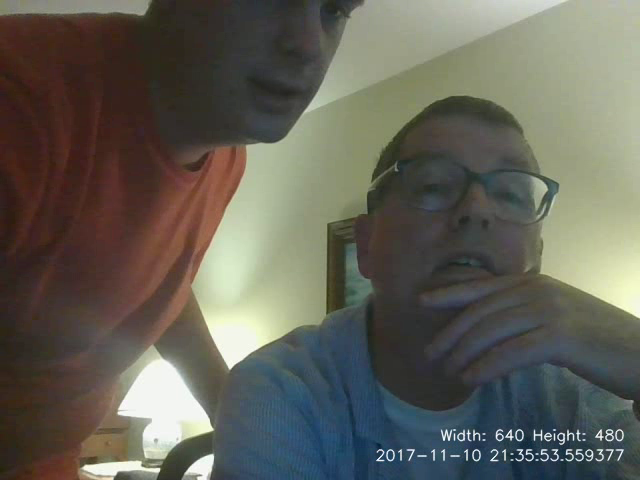
#> input picture frame 38 of 2017-11-10 21.35.49.763289.avi, 640 x 480 px, given in place of the camera
$ python 'Tut16 - SentDexYoutube.py'
#> lines starting #> are read from the running program, lines starting #| are printed output that depends on the picture
import cv2
import numpy as np
from datetime import datetime

def converttostring(c2str): #Returns a String
    string = str(c2str)
    return string

def locationOfFace(x,y,w,h): #Returns the location of a face to the screen
    center_of_width = x+(w/2)
    center_of_height = y + (h/2)
    return center_of_width, center_of_height

face_cascade = cv2.CascadeClassifier('haarcascade_frontalface_default.xml') #Naming the Haar Cascade for the Face
eye_cascade = cv2.CascadeClassifier('haarcascade_eye.xml') #Naming the Haar Cascade for eyes

cap = cv2.VideoCapture(0)  #Captures Video from the Webcam
fourcc = cv2.VideoWriter_fourcc(*'XVID') #Video Codex
current_time = str(datetime.now()) #Gets  the Current Time
current_time = current_time.replace(":", ".") #Replaces the colons with periods
current_time = current_time + ".avi" #adds .avi to the fine name
print("File Name: ", current_time)
out = cv2.VideoWriter(current_time, fourcc, 30.0, (640,480)) #cv2.VideoWriter( filename, videotype,
font = cv2.FONT_HERSHEY_SIMPLEX #Font for CV2

while True:
    ret, img, = cap.read()
#> img is the input picture: shape (480, 640, 3); mean B, G, R 87.8, 97.7, 98.9
    width = int(cap.get(3)) #cap.get(id) gets information from the video its height
    widths = converttostring(width)
    widthstr = "Width: " + widths
    height = int(cap.get(4)) #cap.get(id) gets information from the video in this case its the height
    heights = converttostring(height)
    heightstr = "Height: " + heights
    info = widthstr + " " + heightstr
    gray = cv2.cvtColor(img, cv2.COLOR_BGR2GRAY)
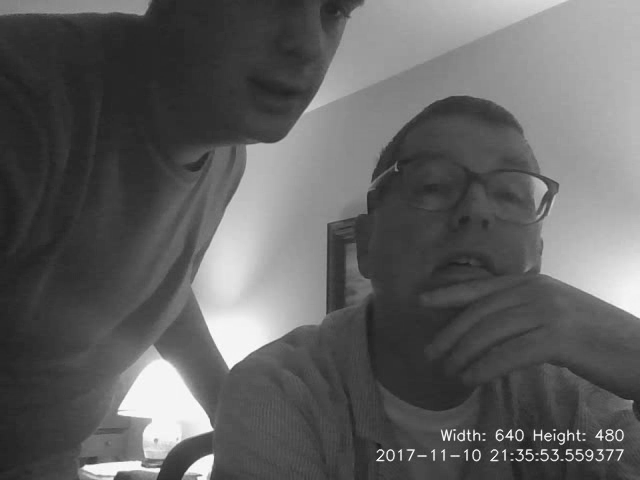
#> gray: shape (480, 640); min 27, max 252, mean 96.9
    faces = face_cascade.detectMultiScale(gray, 1.3, 5) #Detects Faces in the image
#> faces = ()
    for (x,y,w,h) in faces:
        cv2.rectangle(img, (x,y), (x+w, y+h), (255,0,0), 2)
        center_x, center_y = locationOfFace(x,y,w,h)
        c_x = int(center_x)
        c_y = int(center_y)
        location = "X-Coord: " + str(center_x) + " Y-Coord: " + str(center_y)
        cv2.circle(img, (c_x,c_y), 5, (0,0,255),1)
        cv2.putText(img, location, (width - 275, height-40), font, .5, (255,255,255), 1,cv2.LINE_AA)
        roi_gray = gray[y:y+h, x:x+h]
        roi_color = img[y:y+h, x:x+w]
#> this loop made 0 passes
##        eyes = eye_cascade.detectMultiScale(roi_gray)
##        for(ex, ey, ew, eh) in eyes:
##            cv2.rectangle(roi_color, (ex, ey), (ex+ew, ey+eh), (0,255,0), 2)

    time = datetime.now() #Gets the current time
    current_time_on_screen = str(time) #Converts to string
    cv2.putText(img, current_time_on_screen, (width - 265, height-20), font, .5, (255,255,255), 1,cv2.LINE_AA) #Places Time Stamp on the video
    cv2.putText(img, info, (width-200, height-60), font, .5, (255,255,255),1,cv2.LINE_AA) #Places the width and height of the video on the screen
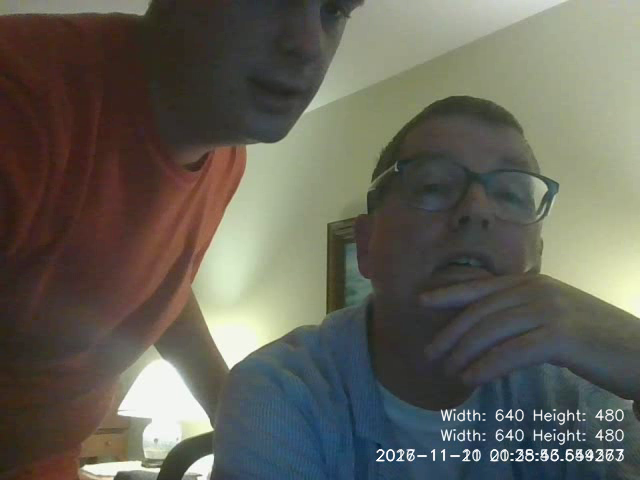
#> img: shape (480, 640, 3); mean B, G, R 88.4, 98.3, 99.6
    out.write(img)
    cv2.imshow('img', img)
    k = cv2.waitKey(30) &0xff
#> (key Esc is pressed here)
    if k == 27:
        break


cap.release()
out.release()
cv2.destroyAllWindows()

$ run again, starting later in the video
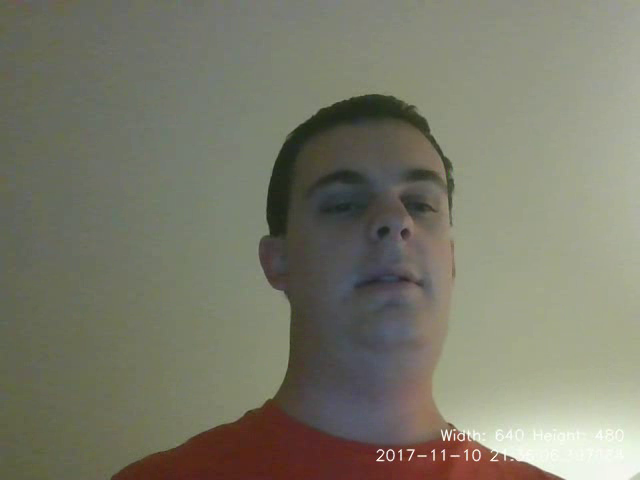
#> input picture frame 173 of 2017-11-10 21.35.49.763289.avi, 640 x 480 px, given in place of the camera
#> img is the input picture: shape (480, 640, 3); mean B, G, R 106.6, 122.1, 122.6
#> `gray = cv2.cvtColor(img, cv2.COLOR_BGR2GRAY)`:
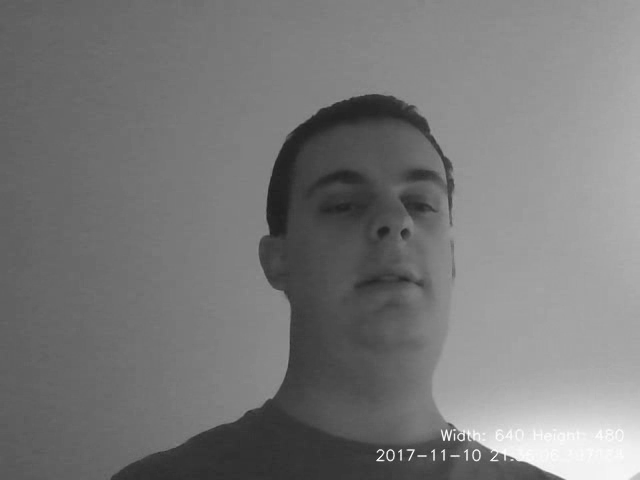
#> gray: shape (480, 640); min 31, max 253, mean 120.4
#> faces = ()
#> `cv2.putText(img, info, (width-200, height-60), font, .5, (255,255,255)..`:
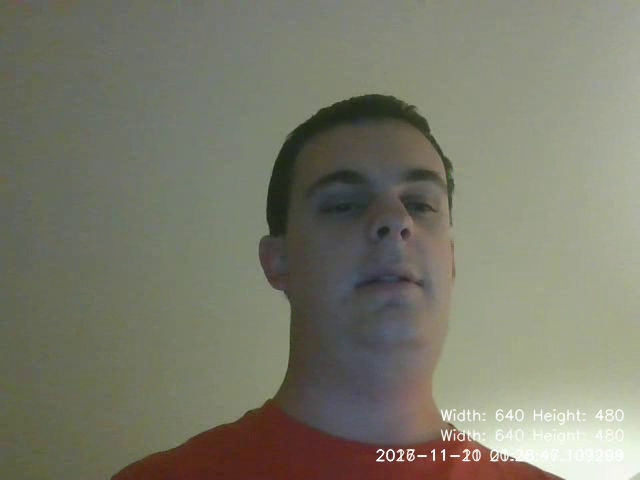
#> img: shape (480, 640, 3); mean B, G, R 106.9, 122.3, 122.8

$ run again, starting later in the video
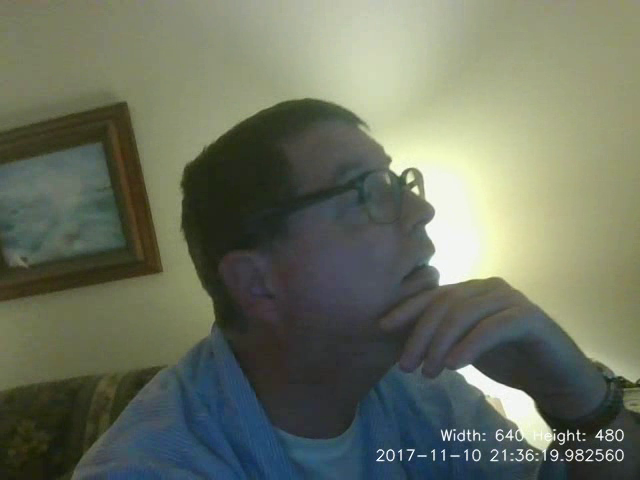
#> input picture frame 308 of 2017-11-10 21.35.49.763289.avi, 640 x 480 px, given in place of the camera
#> img is the input picture: shape (480, 640, 3); mean B, G, R 96.7, 113.4, 107.2
#> `gray = cv2.cvtColor(img, cv2.COLOR_BGR2GRAY)`:
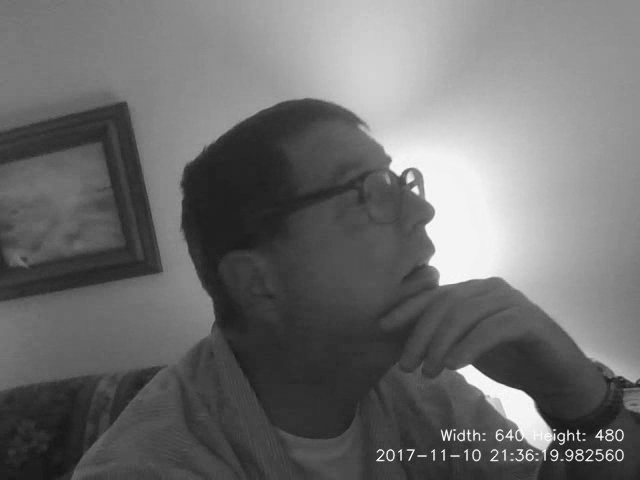
#> gray: shape (480, 640); min 21, max 255, mean 109.6
#> faces = ()
#> `cv2.putText(img, info, (width-200, height-60), font, .5, (255,255,255)..`:
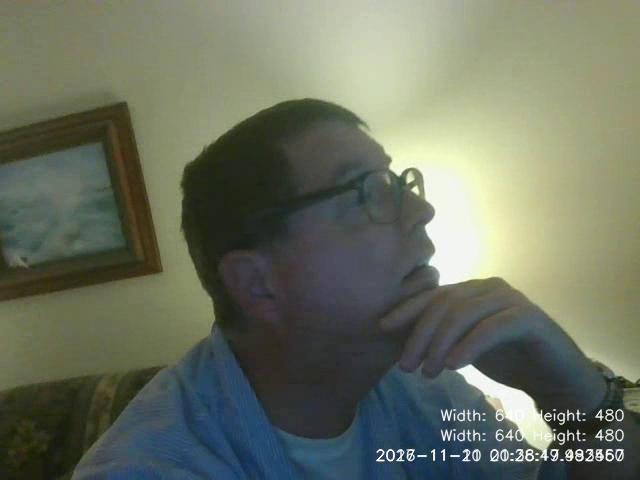
#> img: shape (480, 640, 3); mean B, G, R 97.3, 114, 107.7
